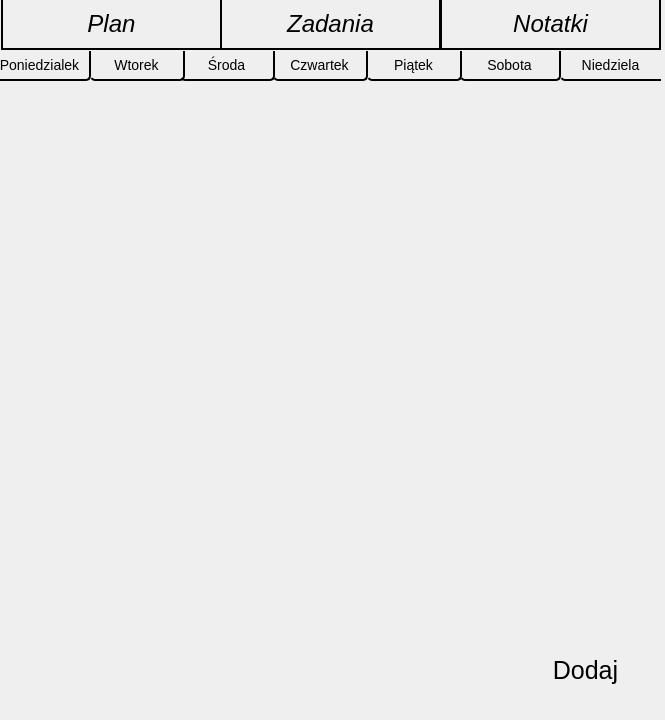
<?xml version="1.0" encoding="UTF-8"?>
<ui version="4.0">
 <class>MainWindow</class>
 <widget class="QMainWindow" name="MainWindow">
  <property name="geometry">
   <rect>
    <x>0</x>
    <y>0</y>
    <width>665</width>
    <height>720</height>
   </rect>
  </property>
  <property name="windowTitle">
   <string>MainWindow</string>
  </property>
  <widget class="QWidget" name="centralwidget">
   <widget class="QStackedWidget" name="stackedWidget">
    <property name="geometry">
     <rect>
      <x>0</x>
      <y>50</y>
      <width>661</width>
      <height>651</height>
     </rect>
    </property>
    <property name="currentIndex">
     <number>0</number>
    </property>
    <widget class="QWidget" name="table_screen">
     <widget class="QPushButton" name="navigate_add_table">
      <property name="geometry">
       <rect>
        <x>510</x>
        <y>590</y>
        <width>151</width>
        <height>61</height>
       </rect>
      </property>
      <property name="styleSheet">
       <string notr="true">font-size: 25px;
border: none;</string>
      </property>
      <property name="text">
       <string>Dodaj</string>
      </property>
     </widget>
     <widget class="QPushButton" name="navigate_czw">
      <property name="geometry">
       <rect>
        <x>273</x>
        <y>1</y>
        <width>95</width>
        <height>30</height>
       </rect>
      </property>
      <property name="styleSheet">
       <string notr="true">font-size: 14px;
color: black;
border-top-style: none;
border-right-style: solid;
border-left-style: solid;
border-bottom-style: solid;
border-bottom-width: 2px;
border-right-width: 2px;
border-bottom-color: black;
border-left-color: black;
border-right-color: black;
border-bottom-right-radius:5px;
border-bottom-left-radius:5px;
</string>
      </property>
      <property name="text">
       <string>Czwartek</string>
      </property>
     </widget>
     <widget class="QPushButton" name="navigate_pt">
      <property name="geometry">
       <rect>
        <x>367</x>
        <y>1</y>
        <width>95</width>
        <height>30</height>
       </rect>
      </property>
      <property name="styleSheet">
       <string notr="true">font-size: 14px;
color: black;
border-top-style: none;
border-right-style: solid;
border-left-style: solid;
border-bottom-style: solid;
border-bottom-width: 2px;
border-right-width: 2px;
border-bottom-color: black;
border-left-color: black;
border-right-color: black;
border-bottom-right-radius:5px;
border-bottom-left-radius:5px;
</string>
      </property>
      <property name="text">
       <string>Piątek</string>
      </property>
     </widget>
     <widget class="QPushButton" name="navigate_sb">
      <property name="geometry">
       <rect>
        <x>460</x>
        <y>1</y>
        <width>101</width>
        <height>30</height>
       </rect>
      </property>
      <property name="styleSheet">
       <string notr="true">font-size: 14px;
color: black;
border-top-style: none;
border-right-style: solid;
border-left-style: solid;
border-bottom-style: solid;
border-bottom-width: 2px;
border-right-width: 2px;
border-bottom-color: black;
border-left-color: black;
border-right-color: black;
border-bottom-right-radius:5px;
border-bottom-left-radius:5px;
</string>
      </property>
      <property name="text">
       <string>Sobota</string>
      </property>
     </widget>
     <widget class="QPushButton" name="navigate_niedz">
      <property name="geometry">
       <rect>
        <x>560</x>
        <y>1</y>
        <width>101</width>
        <height>30</height>
       </rect>
      </property>
      <property name="styleSheet">
       <string notr="true">font-size: 14px;
color: black;
border-top-style: none;
border-right-style: none;
border-left-style: solid;
border-bottom-style: solid;
border-bottom-width: 2px;
border-bottom-color: black;
border-left-color: black;
border-bottom-left-radius:5px;
</string>
      </property>
      <property name="text">
       <string>Niedziela</string>
      </property>
     </widget>
     <widget class="QPushButton" name="start_plus_table">
      <property name="geometry">
       <rect>
        <x>310</x>
        <y>610</y>
        <width>40</width>
        <height>40</height>
       </rect>
      </property>
      <property name="styleSheet">
       <string notr="true">image: url(icons/down.png);
border: none;</string>
      </property>
      <property name="text">
       <string/>
      </property>
     </widget>
     <widget class="QPushButton" name="start_minus_table">
      <property name="geometry">
       <rect>
        <x>310</x>
        <y>40</y>
        <width>40</width>
        <height>40</height>
       </rect>
      </property>
      <property name="styleSheet">
       <string notr="true">image: url(icons/up.png);;
border:none;
</string>
      </property>
      <property name="text">
       <string/>
      </property>
     </widget>
     <widget class="QPushButton" name="navigate_wt">
      <property name="geometry">
       <rect>
        <x>90</x>
        <y>1</y>
        <width>95</width>
        <height>30</height>
       </rect>
      </property>
      <property name="styleSheet">
       <string notr="true">font-size: 14px;
color: black;
border-top-style: none;
border-right-style: solid;
border-left-style: solid;
border-bottom-style: solid;
border-bottom-width: 2px;
border-right-width: 2px;
border-bottom-color: black;
border-left-color: black;
border-right-color: black;
border-bottom-right-radius:5px;
border-bottom-left-radius:5px;
</string>
      </property>
      <property name="text">
       <string>Wtorek</string>
      </property>
     </widget>
     <widget class="QPushButton" name="navigate_sr">
      <property name="geometry">
       <rect>
        <x>180</x>
        <y>1</y>
        <width>95</width>
        <height>30</height>
       </rect>
      </property>
      <property name="styleSheet">
       <string notr="true">font-size: 14px;
color: black;
border-top-style: none;
border-right-style: solid;
border-left-style: solid;
border-bottom-style: solid;
border-bottom-width: 2px;
border-right-width: 2px;
border-bottom-color: black;
border-left-color: black;
border-right-color: black;
border-bottom-right-radius:5px;
border-bottom-left-radius:5px;
</string>
      </property>
      <property name="text">
       <string>Środa</string>
      </property>
     </widget>
     <widget class="QPushButton" name="navigate_pon">
      <property name="geometry">
       <rect>
        <x>-10</x>
        <y>1</y>
        <width>101</width>
        <height>30</height>
       </rect>
      </property>
      <property name="styleSheet">
       <string notr="true">font-size: 14px;
color: black;
border-top-style: none;
border-right-style: solid;
border-left-style: none;
border-bottom-style: solid;
border-bottom-width: 2px;
border-right-width: 2px;
border-bottom-color: black;
border-left-color: black;
border-right-color: black;
border-bottom-right-radius:5px;
</string>
      </property>
      <property name="text">
       <string>Poniedzialek</string>
      </property>
     </widget>
    </widget>
    <widget class="QWidget" name="task_screen">
     <widget class="QPushButton" name="navigate_add_tasks">
      <property name="geometry">
       <rect>
        <x>510</x>
        <y>590</y>
        <width>151</width>
        <height>61</height>
       </rect>
      </property>
      <property name="styleSheet">
       <string notr="true">font-size: 25px;
border: none;</string>
      </property>
      <property name="text">
       <string>Dodaj</string>
      </property>
     </widget>
     <widget class="QPushButton" name="start_minus_task">
      <property name="geometry">
       <rect>
        <x>310</x>
        <y>40</y>
        <width>40</width>
        <height>40</height>
       </rect>
      </property>
      <property name="styleSheet">
       <string notr="true">image: url(icons/up.png);
border:none;
</string>
      </property>
      <property name="text">
       <string/>
      </property>
     </widget>
     <widget class="QPushButton" name="start_plus_task">
      <property name="geometry">
       <rect>
        <x>310</x>
        <y>610</y>
        <width>40</width>
        <height>40</height>
       </rect>
      </property>
      <property name="styleSheet">
       <string notr="true">image: url(icons/down.png);
border:none;
</string>
      </property>
      <property name="text">
       <string/>
      </property>
     </widget>
    </widget>
    <widget class="QWidget" name="insert_to_tasks">
     <widget class="QTextEdit" name="description_tasks">
      <property name="geometry">
       <rect>
        <x>200</x>
        <y>70</y>
        <width>271</width>
        <height>81</height>
       </rect>
      </property>
      <property name="styleSheet">
       <string notr="true">border: 2px dotted black;
background-color: rgb(192,192,192);
font-size: 20px;</string>
      </property>
     </widget>
     <widget class="QLineEdit" name="name_tasks">
      <property name="geometry">
       <rect>
        <x>200</x>
        <y>20</y>
        <width>271</width>
        <height>28</height>
       </rect>
      </property>
      <property name="styleSheet">
       <string notr="true">border-left-style: none;
border-right-style: none;
border-top-style: none;
border-bottom-style: dotted;
border-bottom-width: 2px;
background-color: rgb(192,192,192);
font-size: 20px;</string>
      </property>
      <property name="maxLength">
       <number>29</number>
      </property>
     </widget>
     <widget class="QDateEdit" name="date_tasks">
      <property name="geometry">
       <rect>
        <x>170</x>
        <y>180</y>
        <width>131</width>
        <height>29</height>
       </rect>
      </property>
      <property name="styleSheet">
       <string notr="true">border-left-style: none;
border-right-style: none;
border-top-style: none;
border-bottom-style: dotted;
border-bottom-width: 2px;
background-color: rgb(192,192,192);
color: balck;
font-size: 20px;</string>
      </property>
     </widget>
     <widget class="QLabel" name="label_4">
      <property name="geometry">
       <rect>
        <x>110</x>
        <y>10</y>
        <width>71</width>
        <height>31</height>
       </rect>
      </property>
      <property name="styleSheet">
       <string notr="true">font-size: 22px;
color: black;</string>
      </property>
      <property name="text">
       <string>Nazwa:</string>
      </property>
     </widget>
     <widget class="QLabel" name="label_5">
      <property name="geometry">
       <rect>
        <x>110</x>
        <y>70</y>
        <width>71</width>
        <height>31</height>
       </rect>
      </property>
      <property name="styleSheet">
       <string notr="true">font-size: 22px;
color: black;</string>
      </property>
      <property name="text">
       <string>Opis:</string>
      </property>
     </widget>
     <widget class="QLabel" name="label_6">
      <property name="geometry">
       <rect>
        <x>85</x>
        <y>175</y>
        <width>71</width>
        <height>41</height>
       </rect>
      </property>
      <property name="styleSheet">
       <string notr="true">font-size: 22px;
color: black;</string>
      </property>
      <property name="text">
       <string>Termin:</string>
      </property>
     </widget>
     <widget class="QPushButton" name="add_to_tasks">
      <property name="geometry">
       <rect>
        <x>240</x>
        <y>220</y>
        <width>151</width>
        <height>61</height>
       </rect>
      </property>
      <property name="styleSheet">
       <string notr="true">font-size: 25px;
border: none;</string>
      </property>
      <property name="text">
       <string>Dodaj</string>
      </property>
     </widget>
     <widget class="QPushButton" name="edit_task">
      <property name="geometry">
       <rect>
        <x>240</x>
        <y>290</y>
        <width>151</width>
        <height>61</height>
       </rect>
      </property>
      <property name="styleSheet">
       <string notr="true">font-size: 25px;
border: none;</string>
      </property>
      <property name="text">
       <string>Edytuj</string>
      </property>
     </widget>
     <widget class="QComboBox" name="color_task">
      <property name="geometry">
       <rect>
        <x>430</x>
        <y>180</y>
        <width>171</width>
        <height>31</height>
       </rect>
      </property>
      <property name="styleSheet">
       <string notr="true">border-left-style: none;
border-right-style: none;
border-top-style: none;
border-bottom-style: dotted;
border-bottom-width: 2px;
background-color: rgb(192,192,192);
color: balck;
font-size: 20px;</string>
      </property>
      <item>
       <property name="text">
        <string>Niebieski</string>
       </property>
      </item>
      <item>
       <property name="text">
        <string>Fioletowy</string>
       </property>
      </item>
      <item>
       <property name="text">
        <string>Pomarańczowy</string>
       </property>
      </item>
      <item>
       <property name="text">
        <string>Zielony</string>
       </property>
      </item>
      <item>
       <property name="text">
        <string>Czerwony</string>
       </property>
      </item>
      <item>
       <property name="text">
        <string>Żółty</string>
       </property>
      </item>
     </widget>
     <widget class="QLabel" name="label_9">
      <property name="geometry">
       <rect>
        <x>330</x>
        <y>180</y>
        <width>91</width>
        <height>31</height>
       </rect>
      </property>
      <property name="styleSheet">
       <string notr="true">font-size: 22px;
color: black;</string>
      </property>
      <property name="text">
       <string>Kolor tła:</string>
      </property>
     </widget>
    </widget>
    <widget class="QWidget" name="insert_to_notes">
     <widget class="QTextEdit" name="description_notes">
      <property name="geometry">
       <rect>
        <x>160</x>
        <y>60</y>
        <width>341</width>
        <height>211</height>
       </rect>
      </property>
      <property name="styleSheet">
       <string notr="true">background-color: rgb(255,255,204);
border: 3px dotted black;
font-size:20px;</string>
      </property>
     </widget>
     <widget class="QLabel" name="label_7">
      <property name="geometry">
       <rect>
        <x>160</x>
        <y>10</y>
        <width>141</width>
        <height>51</height>
       </rect>
      </property>
      <property name="styleSheet">
       <string notr="true">font-size: 23px;
color: balck;</string>
      </property>
      <property name="text">
       <string>Treść notatki:</string>
      </property>
     </widget>
     <widget class="QPushButton" name="add_to_notes">
      <property name="geometry">
       <rect>
        <x>250</x>
        <y>280</y>
        <width>151</width>
        <height>61</height>
       </rect>
      </property>
      <property name="styleSheet">
       <string notr="true">font-size: 25px;
border: none;</string>
      </property>
      <property name="text">
       <string>Dodaj</string>
      </property>
     </widget>
     <widget class="QPushButton" name="edit_note">
      <property name="geometry">
       <rect>
        <x>250</x>
        <y>340</y>
        <width>151</width>
        <height>61</height>
       </rect>
      </property>
      <property name="styleSheet">
       <string notr="true">font-size: 25px;
border: none;</string>
      </property>
      <property name="text">
       <string>Edytuj</string>
      </property>
     </widget>
    </widget>
    <widget class="QWidget" name="notes_screen">
     <widget class="QPushButton" name="navigate_add_notes">
      <property name="geometry">
       <rect>
        <x>510</x>
        <y>590</y>
        <width>151</width>
        <height>61</height>
       </rect>
      </property>
      <property name="styleSheet">
       <string notr="true">font-size: 25px;
border: none;</string>
      </property>
      <property name="text">
       <string>Dodaj</string>
      </property>
     </widget>
     <widget class="QPushButton" name="start_minus_note">
      <property name="geometry">
       <rect>
        <x>10</x>
        <y>335</y>
        <width>40</width>
        <height>40</height>
       </rect>
      </property>
      <property name="styleSheet">
       <string notr="true">image: url(icons/left.png);
border:none;
</string>
      </property>
      <property name="text">
       <string/>
      </property>
     </widget>
     <widget class="QPushButton" name="start_plus_note">
      <property name="geometry">
       <rect>
        <x>600</x>
        <y>335</y>
        <width>40</width>
        <height>40</height>
       </rect>
      </property>
      <property name="styleSheet">
       <string notr="true">image: url(icons/right.png);
border:none;
</string>
      </property>
      <property name="text">
       <string/>
      </property>
     </widget>
    </widget>
    <widget class="QWidget" name="insert_to_table">
     <widget class="QLineEdit" name="name_table">
      <property name="geometry">
       <rect>
        <x>200</x>
        <y>20</y>
        <width>271</width>
        <height>28</height>
       </rect>
      </property>
      <property name="maximumSize">
       <size>
        <width>271</width>
        <height>28</height>
       </size>
      </property>
      <property name="styleSheet">
       <string notr="true">border-left-style: none;
border-right-style: none;
border-top-style: none;
border-bottom-style: dotted;
border-bottom-width: 2px;
background-color: rgb(192,192,192);
font-size: 20px;</string>
      </property>
      <property name="maxLength">
       <number>29</number>
      </property>
     </widget>
     <widget class="QLineEdit" name="description_table">
      <property name="geometry">
       <rect>
        <x>200</x>
        <y>70</y>
        <width>271</width>
        <height>81</height>
       </rect>
      </property>
      <property name="styleSheet">
       <string notr="true">border: 2px dotted black;
background-color: rgb(192,192,192);
font-size: 20px;</string>
      </property>
      <property name="maxLength">
       <number>44</number>
      </property>
     </widget>
     <widget class="QLabel" name="label">
      <property name="geometry">
       <rect>
        <x>110</x>
        <y>10</y>
        <width>71</width>
        <height>51</height>
       </rect>
      </property>
      <property name="styleSheet">
       <string notr="true">font-size: 22px;
color: black;</string>
      </property>
      <property name="text">
       <string>Nazwa: </string>
      </property>
     </widget>
     <widget class="QLabel" name="label_2">
      <property name="geometry">
       <rect>
        <x>110</x>
        <y>70</y>
        <width>51</width>
        <height>41</height>
       </rect>
      </property>
      <property name="styleSheet">
       <string notr="true">font-size: 22px;
color: black;</string>
      </property>
      <property name="text">
       <string>Opis: </string>
      </property>
     </widget>
     <widget class="QPushButton" name="add_to_table">
      <property name="geometry">
       <rect>
        <x>240</x>
        <y>220</y>
        <width>151</width>
        <height>61</height>
       </rect>
      </property>
      <property name="styleSheet">
       <string notr="true">font-size: 25px;
border: none;</string>
      </property>
      <property name="text">
       <string>Dodaj</string>
      </property>
     </widget>
     <widget class="QLabel" name="label_3">
      <property name="geometry">
       <rect>
        <x>70</x>
        <y>170</y>
        <width>91</width>
        <height>51</height>
       </rect>
      </property>
      <property name="styleSheet">
       <string notr="true">font-size: 22px;
color: black;</string>
      </property>
      <property name="text">
       <string>Godzina:</string>
      </property>
     </widget>
     <widget class="QTimeEdit" name="date_table">
      <property name="geometry">
       <rect>
        <x>170</x>
        <y>180</y>
        <width>118</width>
        <height>29</height>
       </rect>
      </property>
      <property name="styleSheet">
       <string notr="true">border-left-style: none;
border-right-style: none;
border-top-style: none;
border-bottom-style: dotted;
border-bottom-width: 2px;
background-color: rgb(192,192,192);
color: balck;
font-size: 20px;</string>
      </property>
     </widget>
     <widget class="QPushButton" name="edit_table">
      <property name="geometry">
       <rect>
        <x>240</x>
        <y>290</y>
        <width>151</width>
        <height>61</height>
       </rect>
      </property>
      <property name="styleSheet">
       <string notr="true">font-size: 25px;
border: none;</string>
      </property>
      <property name="text">
       <string>Edytuj</string>
      </property>
     </widget>
     <widget class="QComboBox" name="color_table">
      <property name="geometry">
       <rect>
        <x>430</x>
        <y>180</y>
        <width>171</width>
        <height>31</height>
       </rect>
      </property>
      <property name="styleSheet">
       <string notr="true">border-left-style: none;
border-right-style: none;
border-top-style: none;
border-bottom-style: dotted;
border-bottom-width: 2px;
background-color: rgb(192,192,192);
color: balck;
font-size: 20px;</string>
      </property>
      <item>
       <property name="text">
        <string>Niebieski</string>
       </property>
      </item>
      <item>
       <property name="text">
        <string>Fioletowy</string>
       </property>
      </item>
      <item>
       <property name="text">
        <string>Pomarańczowy</string>
       </property>
      </item>
      <item>
       <property name="text">
        <string>Żółty</string>
       </property>
      </item>
      <item>
       <property name="text">
        <string>Czerwony</string>
       </property>
      </item>
      <item>
       <property name="text">
        <string>Zielony</string>
       </property>
      </item>
     </widget>
     <widget class="QLabel" name="label_8">
      <property name="geometry">
       <rect>
        <x>330</x>
        <y>175</y>
        <width>101</width>
        <height>41</height>
       </rect>
      </property>
      <property name="styleSheet">
       <string notr="true">font-size: 22px;
color: black;</string>
      </property>
      <property name="text">
       <string>Kolor tła:</string>
      </property>
     </widget>
    </widget>
   </widget>
   <widget class="QPushButton" name="navigate_table">
    <property name="geometry">
     <rect>
      <x>1</x>
      <y>0</y>
      <width>221</width>
      <height>50</height>
     </rect>
    </property>
    <property name="styleSheet">
     <string notr="true">font-size: 24px;
font-style: italic;
color: black;
border-top-style: none;
border-right-style: solid;
border-left-style: solid;
border-bottom-style: solid;
border-bottom-width: 2px;
border-left-width: 2px;
border-right-width: 2px;
border-bottom-color: black;
border-left-color: black;
border-right-color: black;
</string>
    </property>
    <property name="text">
     <string>Plan</string>
    </property>
   </widget>
   <widget class="QPushButton" name="navigate_tasks">
    <property name="geometry">
     <rect>
      <x>220</x>
      <y>0</y>
      <width>221</width>
      <height>50</height>
     </rect>
    </property>
    <property name="styleSheet">
     <string notr="true">font-size: 24px;
font-style: italic;
color: black;
border-top-style: none;
border-right-style: solid;
border-left-style: solid;
border-bottom-style: solid;
border-bottom-width: 2px;
border-left-width: 2px;
border-right-width: 2px;
border-bottom-color: black;
border-left-color: black;
border-right-color: black;
</string>
    </property>
    <property name="text">
     <string>Zadania</string>
    </property>
   </widget>
   <widget class="QPushButton" name="navigate_notes">
    <property name="geometry">
     <rect>
      <x>440</x>
      <y>0</y>
      <width>221</width>
      <height>50</height>
     </rect>
    </property>
    <property name="styleSheet">
     <string notr="true">font-size: 24px;
font-style: italic;
color: black;
border-top-style: none;
border-right-style: solid;
border-left-style: solid;
border-bottom-style: solid;
border-bottom-width: 2px;
border-left-width: 2px;
border-right-width: 2px;
border-bottom-color: black;
border-left-color: black;
border-right-color: black;
</string>
    </property>
    <property name="text">
     <string>Notatki</string>
    </property>
   </widget>
  </widget>
 </widget>
 <resources/>
 <connections/>
</ui>
